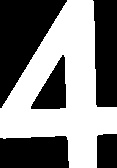
#> input picture playgrounds/test.jpg, 117 x 168 px, found by its file name
$ python contourMatchingTest.py   (older library calls are emulated)
#> lines starting #> are read from the running program, lines starting #| are printed output that depends on the picture; after the words box and inside, x2 and y2 are one past the last pixel; in counts of white or black regions, pixels touching at a corner belong together; long printed decimals are rounded
import cv2
import os
import numpy as np

'''
Example of how Contour Matching works
Compare the contours (outlines) of two given images
The lower the ret value, the greater the similarity
Contour Matching also has a pretty good tolerance against
angle of rotation too
'''

TRAIN_IMG = '/home/pi/Desktop/mdp-g14-rpi/playgrounds/test.jpg'
MATCH_IMG = '/home/pi/Desktop/mdp-g14-rpi/images/4.jpg'

img = cv2.imread(TRAIN_IMG)
#> img is the input picture: shape (168, 117, 3); min 0, max 255, mean 127.1
img_gray = cv2.cvtColor(img, cv2.COLOR_BGR2GRAY)
_, img_thresh = cv2.threshold(img_gray, 127, 255, 0)
#> img_thresh: shape (168, 117); 49.8% white; 1 white region, box (x1, y1, x2, y2) and area: (0, 0, 117, 168) 9797

img_copy = cv2.imread(MATCH_IMG)
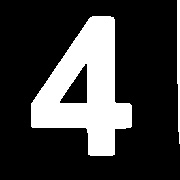
#> input picture images/4.jpg, 180 x 180 px, found by its file name
#> img_copy is the input picture: shape (180, 180, 3); min 0, max 255, mean 61
img_copy_gray = cv2.cvtColor(img_copy, cv2.COLOR_BGR2GRAY)
_, img_copy_thresh = cv2.threshold(img_copy_gray, 127, 255, 0)
#> img_copy_thresh: shape (180, 180); 23.9% white; 2 white regions

_, contours, _ = cv2.findContours(img_thresh, cv2.RETR_TREE, cv2.CHAIN_APPROX_SIMPLE)
#> contours = 2 contours; box (x1, y1, x2, y2) and area: (0, 0, 117, 168) 10598, (30, 54, 67, 110) 1118
contours = sorted(contours, key=cv2.contourArea, reverse=True)
symbol_ctr = contours[0]
#> symbol_ctr = contour of 119 points, box (x1, y1, x2, y2) (0, 0, 117, 168), area 10598

_, contours_copy, _ = cv2.findContours(img_copy_thresh, cv2.RETR_TREE, cv2.CHAIN_APPROX_SIMPLE)
#> contours_copy = 3 contours; box (x1, y1, x2, y2) and area: (31, 16, 132, 156) 7760, (59, 63, 88, 104) 630, (177, 0, 180, 144) 215
contours_copy = sorted(contours_copy, key=cv2.contourArea, reverse=True)
symbol_ctr_copy = contours_copy[0]
#> symbol_ctr_copy = contour of 85 points, box (x1, y1, x2, y2) (31, 16, 132, 156), area 7760

ret = cv2.matchShapes(symbol_ctr, symbol_ctr_copy, 1, 0.0)
#> ret = 0.0717
print(ret)
#| 0.07167

cv2.drawContours(img, [symbol_ctr], -1, (0, 255, 0), 3)
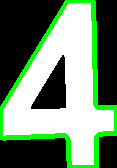
#> img: shape (168, 117, 3); 11.19% of pixels changed, all inside (x1, y1, x2, y2) = (0, 0, 117, 168)
cv2.imshow('img', img)
cv2.drawContours(img_copy, [symbol_ctr_copy], -1, (0, 0, 255), 3)
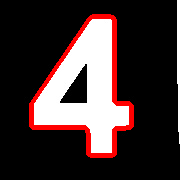
#> img_copy: shape (180, 180, 3); 6.19% of pixels changed, all inside (x1, y1, x2, y2) = (29, 14, 134, 158)
cv2.imshow('img2', img_copy)
cv2.waitKey(0)
cv2.destroyAllWindows()
